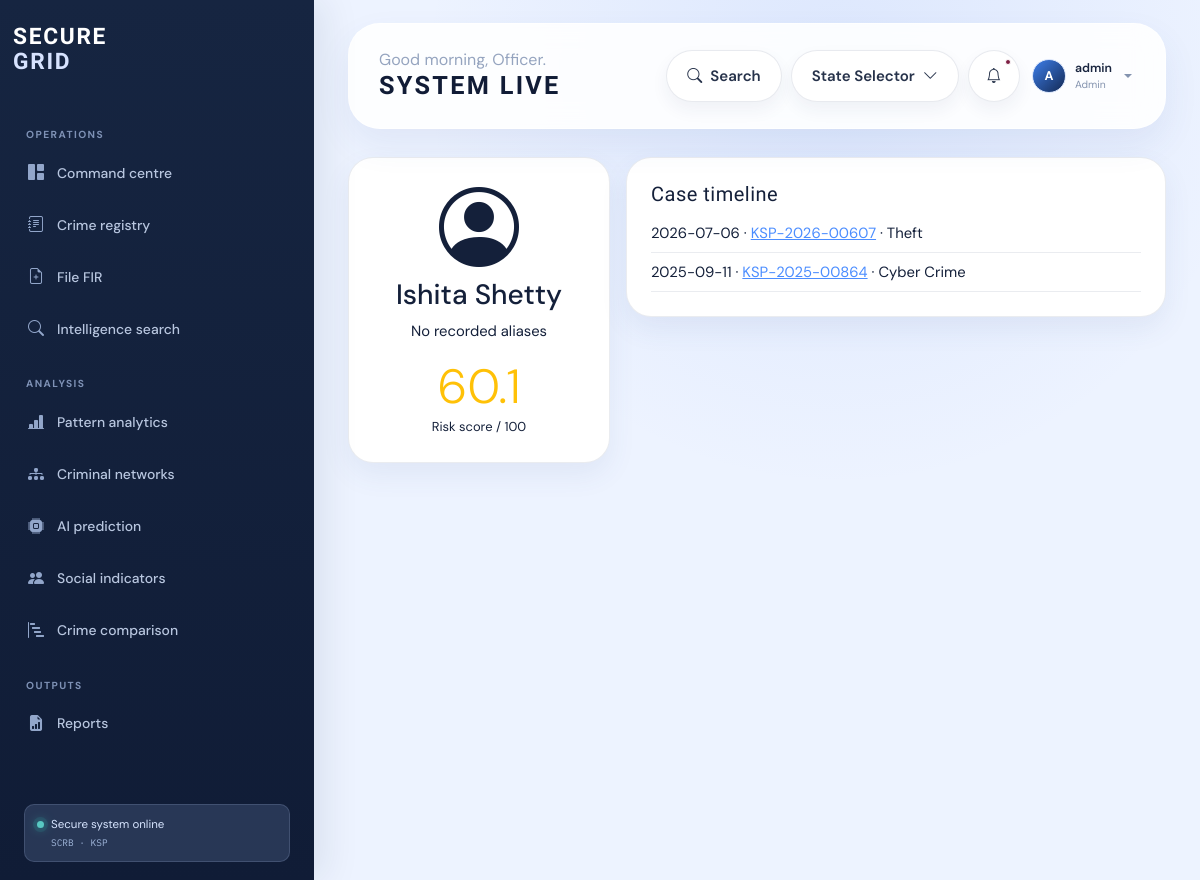
/offenders/1 (signed in), run on the app's committed database.
### app/models/core.py (models this page shows, shortened)
class TimestampMixin:
    created_at = db.Column(db.DateTime, nullable=False, default=datetime.utcnow)
    updated_at = db.Column(
        db.DateTime,
        nullable=False,
        default=datetime.utcnow,
        onupdate=datetime.utcnow,
    )

class User(UserMixin, TimestampMixin, db.Model):
    __tablename__ = "users"
    id = db.Column(db.Integer, primary_key=True)
    username = db.Column(db.String(80), nullable=False, unique=True, index=True)
    email = db.Column(db.String(255), nullable=False, unique=True, index=True)
    full_name = db.Column(db.String(160), nullable=True)
    password_hash = db.Column(db.String(255), nullable=False)
    role = db.Column(db.String(20), nullable=False, default=Role.OFFICER.value, index=True)
    is_active = db.Column(db.Boolean, nullable=False, default=True)
    last_login_at = db.Column(db.DateTime, nullable=True)

class Person(TimestampMixin, db.Model):
    __tablename__ = "persons"
    id = db.Column(db.Integer, primary_key=True)
    name = db.Column(db.String(160), nullable=False, index=True)
    age = db.Column(db.Integer, nullable=True)
    gender = db.Column(db.String(30), nullable=True, index=True)
    aadhaar = db.Column(db.String(20), nullable=True, index=True)
    phone = db.Column(db.String(30), nullable=True, index=True)
    suspect = db.relationship(
        "Suspect",
        back_populates="person",
        uselist=False,
        cascade="all, delete-orphan",
    )
    victim = db.relationship(
        "Victim",
        back_populates="person",
        uselist=False,
        cascade="all, delete-orphan",
    )

class Suspect(TimestampMixin, db.Model):
    __tablename__ = "suspects"
    __table_args__ = (
        db.CheckConstraint("risk_score >= 0 AND risk_score <= 100", name="ck_risk_score"),
    )
    id = db.Column(db.Integer, primary_key=True)
    person_id = db.Column(
        db.Integer,
        db.ForeignKey("persons.id", ondelete="CASCADE"),
        nullable=False,
        unique=True,
        index=True,
    )
    gang_name = db.Column(db.String(160), nullable=True, index=True)
    risk_score = db.Column(db.Float, nullable=False, default=0.0, index=True)
    repeat_offender = db.Column(db.Boolean, nullable=False, default=False, index=True)
    wanted_level = db.Column(db.String(40), nullable=True, index=True)
    aliases = db.Column(db.Text, nullable=True)
    photo_url = db.Column(db.String(500), nullable=True)
    person = db.relationship("Person", back_populates="suspect")
    crime_links = db.relationship(
        "CrimeLink",
        foreign_keys="CrimeLink.suspect_id",
        back_populates="suspect",
        cascade="all, delete-orphan",
        passive_deletes=True,
    )

class CrimeIncident(TimestampMixin, db.Model):
    __tablename__ = "crime_incidents"
    id = db.Column(db.Integer, primary_key=True)
    crime_number = db.Column(db.String(80), nullable=False, unique=True, index=True)
    date = db.Column(db.Date, nullable=False, index=True)
    time = db.Column(db.Time, nullable=True)
    district = db.Column(db.String(100), nullable=False, index=True)
    police_station = db.Column(db.String(120), nullable=False, index=True)
    latitude = db.Column(db.Float, nullable=True)
    longitude = db.Column(db.Float, nullable=True)
    crime_type = db.Column(db.String(100), nullable=False, index=True)
    ipc_sections = db.Column(db.Text, nullable=True)
    status = db.Column(db.String(40), nullable=False, default="Pending", index=True)
    modus_operandi = db.Column(db.Text, nullable=True)
    description = db.Column(db.Text, nullable=True)
    location_id = db.Column(db.Integer, db.ForeignKey("locations.id"), nullable=True)
    location = db.relationship("Location", back_populates="incidents")
    links = db.relationship(
        "CrimeLink",
        back_populates="crime",
        cascade="all, delete-orphan",
        passive_deletes=True,
    )
    fir_detail = db.relationship(
        "FIRDetail", back_populates="incident", uselist=False,
        cascade="all, delete-orphan",
    )

### app/dashboard/routes.py (the view)
@dashboard_bp.route("/offenders/<int:suspect_id>")
@login_required
def offender_profile(suspect_id: int):
    suspect = db.get_or_404(Suspect, suspect_id)
    links = CrimeLink.query.filter_by(suspect_id=suspect_id).all()
    crimes_for_suspect = [db.session.get(CrimeIncident, link.crime_id) for link in links]
    crimes_for_suspect = [crime for crime in crimes_for_suspect if crime]
    connections = (
        Suspect.query.filter(Suspect.gang_name == suspect.gang_name)
        .filter(Suspect.id != suspect.id)
        .limit(12)
        .all()
        if suspect.gang_name
        else []
    )
    return render_template(
        "offenders/profile.html",
        page_title=suspect.person.name if suspect.person else "Offender Profile",
        suspect=suspect,
        crimes=sorted(crimes_for_suspect, key=lambda item: item.date, reverse=True),
        connections=connections,
        links=links,
        districts=sorted({crime.district for crime in crimes_for_suspect}),
    )

### app/auth/routes.py (called while the page is built)
@login_manager.user_loader
def load_user(user_id: str) -> User | None:
    try:
        return User.query.get(int(user_id))
    except (TypeError, ValueError):
        return None

### app/templates/offenders/profile.html
{% extends 'base.html' %}{% block content %}<div class="row g-3"><div class="col-lg-4"><div class="card"><div class="card-body text-center"><i class="bi bi-person-circle display-1"></i><h3>{{suspect.person.name}}</h3><p>{{suspect.aliases or 'No recorded aliases'}}</p><div class="display-5 text-warning">{{suspect.risk_score}}</div><small>Risk score / 100</small></div></div></div><div class="col-lg-8"><div class="card"><div class="card-body"><h5>Case timeline</h5>{% for x in crimes %}<div class="py-2 border-bottom">{{x.date}} · <a href="/crimes/{{x.id}}">{{x.crime_number}}</a> · {{x.crime_type}}</div>{% else %}<p class="text-muted">No linked incidents.</p>{% endfor %}</div></div></div></div>{% endblock %}

### app/templates/base.html (shortened to what this page needs)
<!doctype html>
<html lang="en">
<head>
  <link href="https://cdn.jsdelivr.net/npm/bootstrap@5.3.3/dist/css/bootstrap.min.css" rel="stylesheet">
  <link rel="stylesheet" href="https://cdn.jsdelivr.net/npm/bootstrap-icons@1.11.3/font/bootstrap-icons.min.css">
  <link rel="stylesheet" href="https://cdn.datatables.net/1.13.8/css/dataTables.bootstrap5.min.css">
  <link rel="stylesheet" href="https://unpkg.com/leaflet@1.9.4/dist/leaflet.css">
  <link rel="stylesheet" href="{{ url_for('static', filename='css/app.css') }}">
</head>
<body class="app-shell">
  {% set current_path = request.path if request is defined else '' %}
  <aside class="sidebar" id="appSidebar" aria-label="Primary navigation">
    <div class="sidebar-brand">
      <a href="/" class="brand-link text-decoration-none">
        <span class="brand-wordmark">SECURE<span>GRID</span></span>
      </a>
    </div>
    <div class="sidebar-scroll">
      <p class="nav-caption">Operations</p>
      <nav class="nav flex-column sidebar-nav">
        <a class="nav-link {% if current_path == '/' %}active{% endif %}" href="/">
          <i class="bi bi-grid-1x2-fill"></i><span>Command centre</span>
        </a>
        <a class="nav-link {% if current_path.startswith('/crimes') %}active{% endif %}" href="/crimes">
          <i class="bi bi-journal-text"></i><span>Crime registry</span>
        </a>
        <a class="nav-link {% if current_path.startswith('/fir') %}active{% endif %}" href="/fir/new">
          <i class="bi bi-file-earmark-plus"></i><span>File FIR</span>
        </a>
        <a class="nav-link {% if current_path.startswith('/search') %}active{% endif %}" href="/search">
          <i class="bi bi-search"></i><span>Intelligence search</span>
        </a>
      </nav>
      <p class="nav-caption mt-4">Analysis</p>
      <nav class="nav flex-column sidebar-nav">
        <a class="nav-link {% if current_path.startswith('/analytics') %}active{% endif %}" href="/analytics">
          <i class="bi bi-bar-chart-line-fill"></i><span>Pattern analytics</span>
        </a>
        <a class="nav-link {% if current_path.startswith('/network') %}active{% endif %}" href="/network">
          <i class="bi bi-diagram-3-fill"></i><span>Criminal networks</span>
        </a>
        <a class="nav-link {% if current_path.startswith('/prediction') %}active{% endif %}" href="/prediction">
          <i class="bi bi-cpu-fill"></i><span>AI prediction</span>
        </a>
        <a class="nav-link {% if current_path.startswith('/sociology') %}active{% endif %}" href="/sociology">
          <i class="bi bi-people-fill"></i><span>Social indicators</span>
        </a>
        <a class="nav-link {% if current_path.startswith('/comparison') %}active{% endif %}" href="/comparison">
          <i class="bi bi-bar-chart-steps"></i><span>Crime comparison</span>
        </a>
      </nav>
      <p class="nav-caption mt-4">Outputs</p>
      <nav class="nav flex-column sidebar-nav">
        <a class="nav-link {% if current_path.startswith('/reports') %}active{% endif %}" href="/reports">
          <i class="bi bi-file-earmark-bar-graph-fill"></i><span>Reports</span>
        </a>
      </nav>
    </div>
    <div class="sidebar-status">
      <span class="status-dot"></span>
      <span>Secure system online</span>
      <small>SCRB · KSP</small>
    </div>
  </aside>
  <div class="app-content">
    <header class="topbar">
      <div class="topbar-start">
        <div>
          <p class="eyebrow mb-0">{% block eyebrow %}Good morning, Officer.{% endblock %}</p>
          <h1 class="topbar-title mb-0">{% block page_heading %}System live{% endblock %}</h1>
        </div>
      </div>
      <div class="topbar-actions">
        {% if current_user is defined and current_user.is_authenticated %}
          <a class="btn btn-topbar d-none d-sm-inline-flex" href="/search"><i class="bi bi-search"></i><span>Search</span></a>
        {% else %}
          <a class="btn btn-topbar d-none d-sm-inline-flex" href="{{ url_for('auth.login') }}">Login</a>
        {% endif %}
        <button class="btn btn-topbar d-none d-md-inline-flex" type="button"><span>State Selector</span><i class="bi bi-chevron-down"></i></button>
        <button class="btn icon-btn notification-btn" type="button" aria-label="Notifications" data-bs-toggle="offcanvas" data-bs-target="#notificationsPanel">
          <i class="bi bi-bell"></i><span class="notification-pip"></span>
        </button>
        <div class="dropdown">
          <button class="user-control dropdown-toggle" type="button" data-bs-toggle="dropdown" aria-expanded="false">
            <span class="avatar">
              {% if current_user is defined and current_user.is_authenticated %}
                {{ current_user.name|default(current_user.username|default('O'), true)|string|first|upper }}
              {% else %}O{% endif %}
            </span>
            <span class="d-none d-md-block text-start">
              <strong>{% if current_user is defined and current_user.is_authenticated %}{{ current_user.name|default(current_user.username|default('Officer'), true) }}{% else %}Officer Console{% endif %}</strong>
              <small>{% if current_user is defined and current_user.is_authenticated %}{{ current_user.role|default('Authorized user', true)|replace('_', ' ')|title }}{% else %}Secure access{% endif %}</small>
            </span>
          </button>
        </div>
      </div>
    </header>
    <main class="main-view">
      {% block content %}{% endblock %}
    </main>
  </div>
</body>
</html>

### data on the page
User: name|first "A", name "admin", role "Admin"
Person: person.name "Ishita Shetty"
Suspect: aliases "No recorded aliases", risk_score "60.1"
CrimeIncident: date "2026-07-06", crime_number "KSP-2026-00607", crime_type "Theft"
CrimeIncident: date "2025-09-11", crime_number "KSP-2025-00864", crime_type "Cyber Crime"
